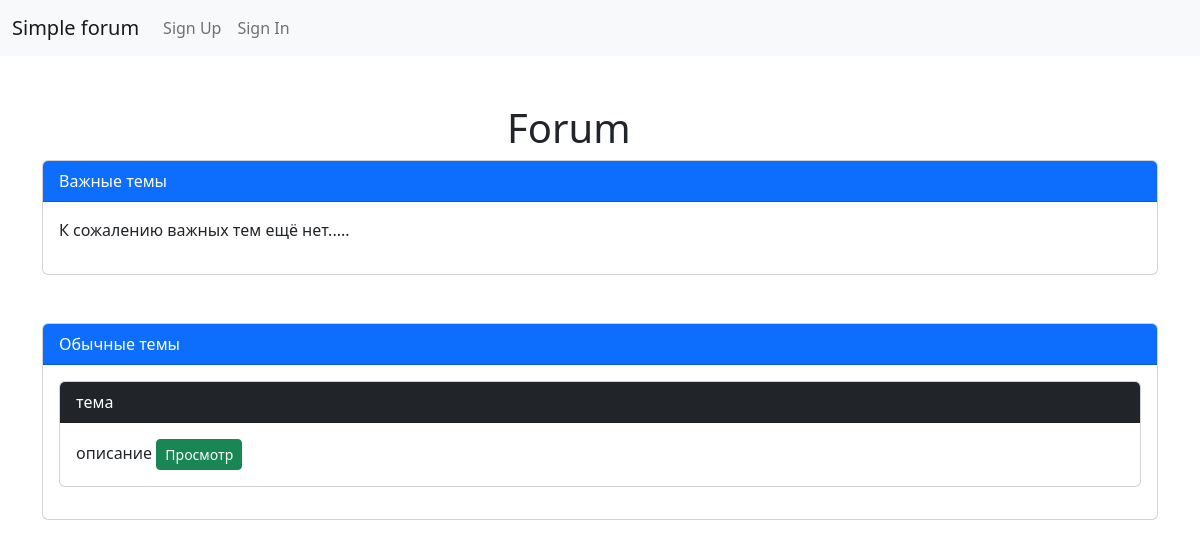
Before: /forum/ with the older database file.
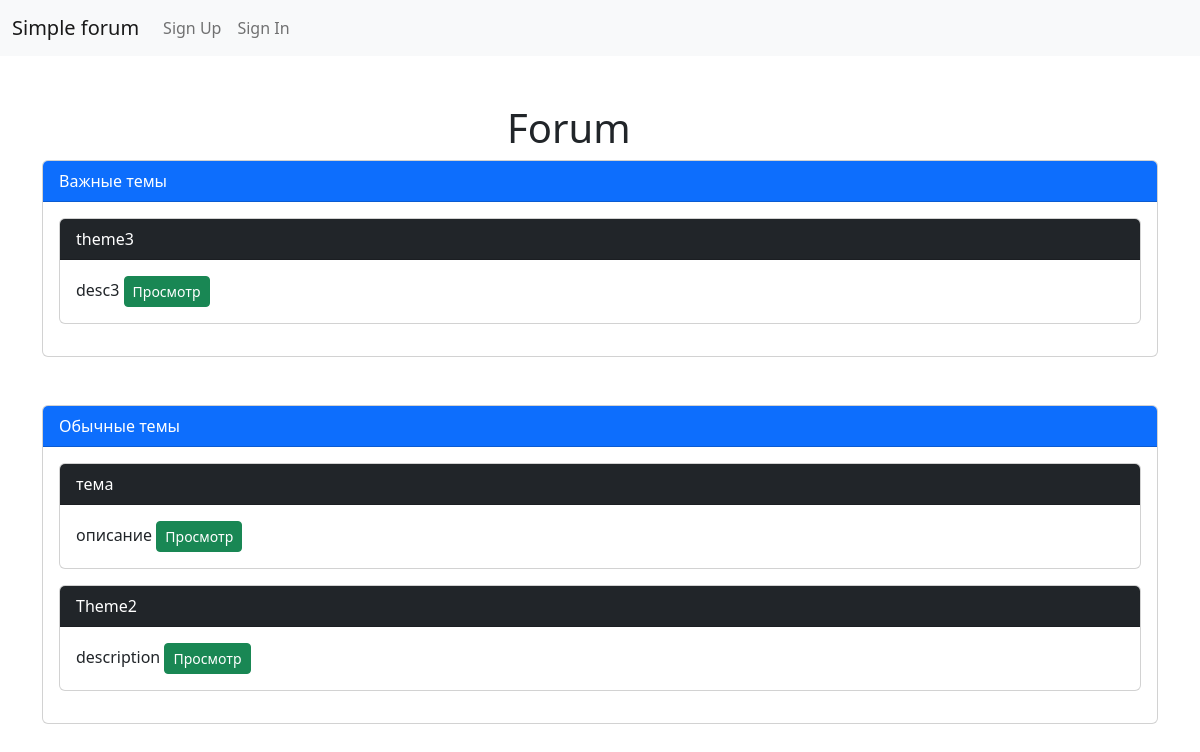
After: the same page with the newer database file.
### themes/models.py (models this page shows, shortened)
class Topic(models.Model):
    title = models.CharField("Тема", max_length=50)
    subsection = models.CharField(
        "Подраздел",
        max_length=20,
        choices=[("important", "Важные темы"), ("common", "Обычные темы")],
        default="common",
    )
    description = models.CharField("Описание", max_length=100)

### themes/views.py (the view)
# urls.py: path('', TopicListView.as_view(), name='forum-index'),
class TopicListView(ListView):
    model = Topic
    template_name = "themes/index.html"  # <app>/<model>_<viewtype>.html
    context_object_name = "topics"
    def get_context_data(self, **kwargs):
        context = super(TopicListView, self).get_context_data(**kwargs)
        context["important_topics"] = Topic.objects.filter(subsection="important")
        context["common_topics"] = Topic.objects.filter(subsection="common")
        return context

### simple_forum/users/context_processors.py (called while the page is built)
def allauth_settings(request):
    return {
        "ACCOUNT_ALLOW_REGISTRATION": settings.ACCOUNT_ALLOW_REGISTRATION,
    }

### themes/templates/themes/index.html (shortened to what this page needs)
{% extends "base.html" %}
{% block content %}
    <div class="col-2 offset-5 mt-5">
            <h1 style="width: 6ch;">Forum</h1>
    </div>
    <div class="card mb-5">
        <div class="card-header text-white bg-primary">
          Важные темы
        </div>
        <div class="card-body">
            {% for topic in important_topics %}
            <div class="card mb-3">
                <div class="card-header text-white bg-dark">
                    {{topic.title}}
                </div>
                <div class="card-body">
                    {{topic.description}}
                    <a href="{% url 'topic-detail' topic.id %}" class="btn btn-success btn-sm">Просмотр</a>
                </div>
            </div>
            {% empty%}
                <p>К сожалению важных тем ещё нет.....</p>
            {% endfor %}
        </div>
    </div>
    <div class="card">
        <div class="card-header text-white bg-primary">
          Обычные темы
        </div>
        <div class="card-body">
            {% for topic in common_topics %}
            <div class="card mb-3">
                <div class="card-header text-white bg-dark">
                    {{topic.title}}
                </div>
                <div class="card-body">
                    {{topic.description}}
                    <a href="{% url 'topic-detail' topic.id %}" class="btn btn-success btn-sm">Просмотр</a>
                </div>
            </div>
            {% empty%}
                К сожалению обычных тем ещё нет.....
            {% endfor %}
        </div>
    </div>
{% endblock content %}

### simple_forum/templates/base.html (shortened to what this page needs)
{% load static i18n %}<!DOCTYPE html>
{% get_current_language as LANGUAGE_CODE %}
<html lang="{{ LANGUAGE_CODE }}">
  <head>
  {% block css %}
    <link rel="stylesheet"
          href="https://cdnjs.cloudflare.com/ajax/libs/bootstrap/5.2.3/css/bootstrap.min.css"
 />
  <link href="{% static 'css/project.css' %}" rel="stylesheet" />
{% endblock css %}
</head>
<body class="{% block bodyclass %}{% endblock bodyclass %}">
  {% block body %}
  <div class="mb-1">
    <nav class="navbar navbar-expand-md navbar-light bg-light">
      <div class="container-fluid">
        <a class="navbar-brand" href="{% url 'home' %}">Simple forum</a>
        <div class="collapse navbar-collapse" id="navbarSupportedContent">
          <ul class="navbar-nav mr-auto">
            {% if request.user.is_authenticated %}
              {% comment %} <li class="nav-item">
                <a class="nav-link"
                   href="{% url 'users:detail' request.user.username %}">{% translate "My Profile" %}</a>
              </li> {% endcomment %}
            <li class="nav-item">
              <a class="nav-link" href="{% url 'forum-index' %}">Forum</a>
            </li>
            <li class="nav-item">
              <a class="nav-link" href="{% url 'media-index' %}">Video</a>
            </li>
              <li class="nav-item">
                <a class="nav-link" href="{% url 'account_logout' %}">{% translate "Sign Out" %}</a>
              </li>
            {% else %}
              {% if ACCOUNT_ALLOW_REGISTRATION %}
                <li class="nav-item">
                  <a id="sign-up-link" class="nav-link" href="{% url 'account_signup' %}">{% translate "Sign Up" %}</a>
                </li>
              {% endif %}
              <li class="nav-item">
                <a id="log-in-link" class="nav-link" href="{% url 'account_login' %}">{% translate "Sign In" %}</a>
              </li>
            {% endif %}
          </ul>
        </div>
      </div>
    </nav>
  </div>
  <div class="container">
    {% block main %}
      {% block content %}{% endblock content %}
    {% endblock main %}
  </div>
  {% endblock body %}
</body>
</html>

Changed rows visible on the page:
added Topic: title "theme3", description "desc3", shown under "Forum"
added Topic: title "Theme2", description "description"
Other visible differences:
text no longer shown: "К сожалению важных тем ещё нет....."
